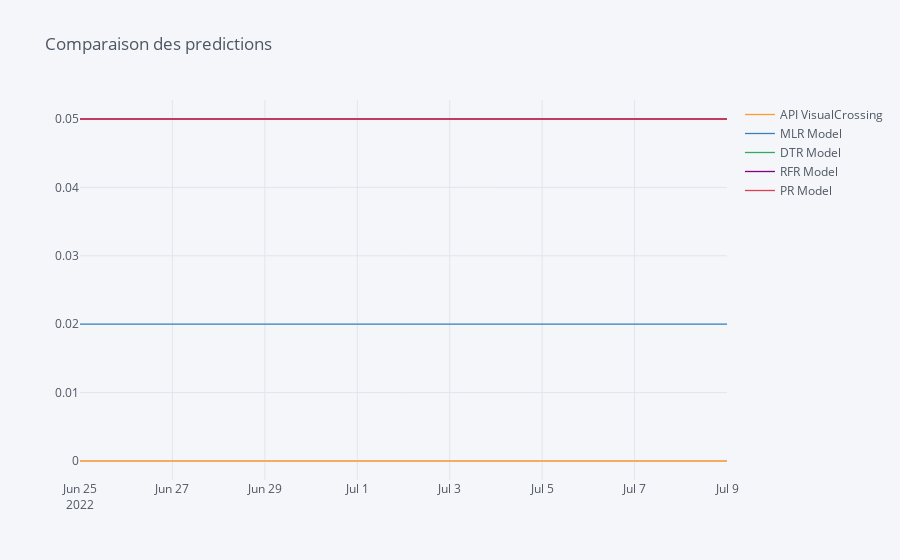

The cell this chart's notebook holds for it:
### Code cell
Predictions.fillna(method='pad').iplot(title='Comparaison des predictions',subplots=False)

### Figure 1 — Plotly figure (JSON) as saved in the notebook; plotly's stock layout.template omitted (floating-point values rounded to 4 significant figures)
{"data": [{"line": {"color": "rgba(255, 153, 51, 1.0)", "dash": "solid", "shape": "linear", "width": 1.3}, "mode": "lines", "name": "API VisualCrossing", "text": "", "type": "scatter", "x": ["2022-06-25", "2022-06-26", "2022-06-27", "2022-06-28", "2022-06-29", "2022-06-30", "2022-07-01", "2022-07-02", "2022-07-03", "2022-07-04", "2022-07-05", "2022-07-06", "2022-07-07", "2022-07-08", "2022-07-09"], "y": [0, 0, 0, 0, 0, 0, 0, 0, 0, 0, 0, 0, 0, 0, 0]}, {"line": {"color": "rgba(55, 128, 191, 1.0)", "dash": "solid", "shape": "linear", "width": 1.3}, "mode": "lines", "name": "MLR Model", "text": "", "type": "scatter", "x": ["2022-06-25", "2022-06-26", "2022-06-27", "2022-06-28", "2022-06-29", "2022-06-30", "2022-07-01", "2022-07-02", "2022-07-03", "2022-07-04", "2022-07-05", "2022-07-06", "2022-07-07", "2022-07-08", "2022-07-09"], "y": [0.02, 0.02, 0.02, 0.02, 0.02, 0.02, 0.02, 0.02, 0.02, 0.02, 0.02, 0.02, 0.02, 0.02, 0.02]}, {"line": {"color": "rgba(50, 171, 96, 1.0)", "dash": "solid", "shape": "linear", "width": 1.3}, "mode": "lines", "name": "DTR Model", "text": "", "type": "scatter", "x": ["2022-06-25", "2022-06-26", "2022-06-27", "2022-06-28", "2022-06-29", "2022-06-30", "2022-07-01", "2022-07-02", "2022-07-03", "2022-07-04", "2022-07-05", "2022-07-06", "2022-07-07", "2022-07-08", "2022-07-09"], "y": [0.05, 0.05, 0.05, 0.05, 0.05, 0.05, 0.05, 0.05, 0.05, 0.05, 0.05, 0.05, 0.05, 0.05, 0.05]}, {"line": {"color": "rgba(128, 0, 128, 1.0)", "dash": "solid", "shape": "linear", "width": 1.3}, "mode": "lines", "name": "RFR Model", "text": "", "type": "scatter", "x": ["2022-06-25", "2022-06-26", "2022-06-27", "2022-06-28", "2022-06-29", "2022-06-30", "2022-07-01", "2022-07-02", "2022-07-03", "2022-07-04", "2022-07-05", "2022-07-06", "2022-07-07", "2022-07-08", "2022-07-09"], "y": [0.05, 0.05, 0.05, 0.05, 0.05, 0.05, 0.05, 0.05, 0.05, 0.05, 0.05, 0.05, 0.05, 0.05, 0.05]}, {"line": {"color": "rgba(219, 64, 82, 1.0)", "dash": "solid", "shape": "linear", "width": 1.3}, "mode": "lines", "name": "PR Model", "text": "", "type": "scatter", "x": ["2022-06-25", "2022-06-26", "2022-06-27", "2022-06-28", "2022-06-29", "2022-06-30", "2022-07-01", "2022-07-02", "2022-07-03", "2022-07-04", "2022-07-05", "2022-07-06", "2022-07-07", "2022-07-08", "2022-07-09"], "y": [0.05, 0.05, 0.05, 0.05, 0.05, 0.05, 0.05, 0.05, 0.05, 0.05, 0.05, 0.05, 0.05, 0.05, 0.05]}], "layout": {"legend": {"bgcolor": "#F5F6F9", "font": {"color": "#4D5663"}}, "paper_bgcolor": "#F5F6F9", "plot_bgcolor": "#F5F6F9", "title": {"font": {"color": "#4D5663"}, "text": "Comparaison des predictions"}, "xaxis": {"gridcolor": "#E1E5ED", "showgrid": true, "tickfont": {"color": "#4D5663"}, "title": {"font": {"color": "#4D5663"}, "text": ""}, "zerolinecolor": "#E1E5ED"}, "yaxis": {"gridcolor": "#E1E5ED", "showgrid": true, "tickfont": {"color": "#4D5663"}, "title": {"font": {"color": "#4D5663"}, "text": ""}, "zerolinecolor": "#E1E5ED"}}}
